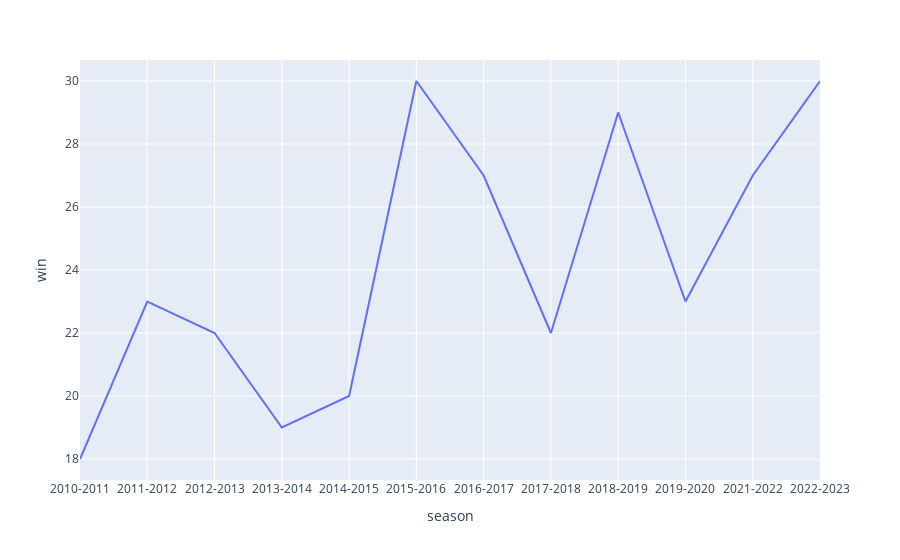

Notebook source saved alongside this figure:
### Code cell
winning = df.groupby('season').sum('win')
winning
px.line(winning, x=winning.index, y='win')

### Figure 1 — Plotly figure (JSON) as saved in the notebook; plotly's stock layout.template omitted (floating-point values rounded to 4 significant figures)
{"data": [{"hovertemplate": "season=%{x}<br>win=%{y}<extra></extra>", "legendgroup": "", "line": {"color": "#636efa", "dash": "solid"}, "marker": {"symbol": "circle"}, "mode": "lines", "name": "", "orientation": "v", "showlegend": false, "type": "scatter", "x": ["2010-2011", "2011-2012", "2012-2013", "2013-2014", "2014-2015", "2015-2016", "2016-2017", "2017-2018", "2018-2019", "2019-2020", "2021-2022", "2022-2023"], "xaxis": "x", "y": [18, 23, 22, 19, 20, 30, 27, 22, 29, 23, 27, 30], "yaxis": "y"}], "layout": {"legend": {"tracegroupgap": 0}, "margin": {"t": 60}, "xaxis": {"anchor": "y", "domain": [0, 1], "title": {"text": "season"}}, "yaxis": {"anchor": "x", "domain": [0, 1], "title": {"text": "win"}}}}
